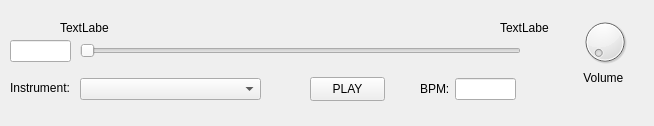
<?xml version="1.0" encoding="UTF-8"?>
<ui version="4.0">
 <class>InstrumentSlider</class>
 <widget class="QWidget" name="InstrumentSlider">
  <property name="geometry">
   <rect>
    <x>0</x>
    <y>0</y>
    <width>654</width>
    <height>126</height>
   </rect>
  </property>
  <property name="windowTitle">
   <string>Form</string>
  </property>
  <widget class="QSlider" name="freq_horizontal_slider">
   <property name="geometry">
    <rect>
     <x>80</x>
     <y>40</y>
     <width>441</width>
     <height>22</height>
    </rect>
   </property>
   <property name="orientation">
    <enum>Qt::Horizontal</enum>
   </property>
  </widget>
  <widget class="QLabel" name="freq_min_label">
   <property name="geometry">
    <rect>
     <x>60</x>
     <y>20</y>
     <width>49</width>
     <height>16</height>
    </rect>
   </property>
   <property name="text">
    <string>TextLabel</string>
   </property>
  </widget>
  <widget class="QLabel" name="freq_max_label">
   <property name="geometry">
    <rect>
     <x>500</x>
     <y>20</y>
     <width>49</width>
     <height>16</height>
    </rect>
   </property>
   <property name="text">
    <string>TextLabel</string>
   </property>
  </widget>
  <widget class="QLineEdit" name="freq_line_edit">
   <property name="geometry">
    <rect>
     <x>10</x>
     <y>40</y>
     <width>61</width>
     <height>22</height>
    </rect>
   </property>
  </widget>
  <widget class="QDial" name="volume_dial">
   <property name="geometry">
    <rect>
     <x>580</x>
     <y>10</y>
     <width>50</width>
     <height>64</height>
    </rect>
   </property>
  </widget>
  <widget class="QLabel" name="volume_label">
   <property name="geometry">
    <rect>
     <x>580</x>
     <y>70</y>
     <width>50</width>
     <height>16</height>
    </rect>
   </property>
   <property name="text">
    <string> Volume</string>
   </property>
  </widget>
  <widget class="QPushButton" name="play_button">
   <property name="geometry">
    <rect>
     <x>310</x>
     <y>77</y>
     <width>75</width>
     <height>24</height>
    </rect>
   </property>
   <property name="text">
    <string>PLAY</string>
   </property>
  </widget>
  <widget class="QLineEdit" name="bpm_line_edit">
   <property name="geometry">
    <rect>
     <x>455</x>
     <y>78</y>
     <width>61</width>
     <height>22</height>
    </rect>
   </property>
  </widget>
  <widget class="QLabel" name="bpm_label">
   <property name="geometry">
    <rect>
     <x>420</x>
     <y>81</y>
     <width>49</width>
     <height>16</height>
    </rect>
   </property>
   <property name="text">
    <string>BPM:</string>
   </property>
  </widget>
  <widget class="QComboBox" name="instrument_combo_box">
   <property name="geometry">
    <rect>
     <x>80</x>
     <y>78</y>
     <width>181</width>
     <height>22</height>
    </rect>
   </property>
  </widget>
  <widget class="QLabel" name="instrument_label">
   <property name="geometry">
    <rect>
     <x>10</x>
     <y>80</y>
     <width>71</width>
     <height>16</height>
    </rect>
   </property>
   <property name="text">
    <string>Instrument:</string>
   </property>
  </widget>
 </widget>
 <resources/>
 <connections/>
</ui>
